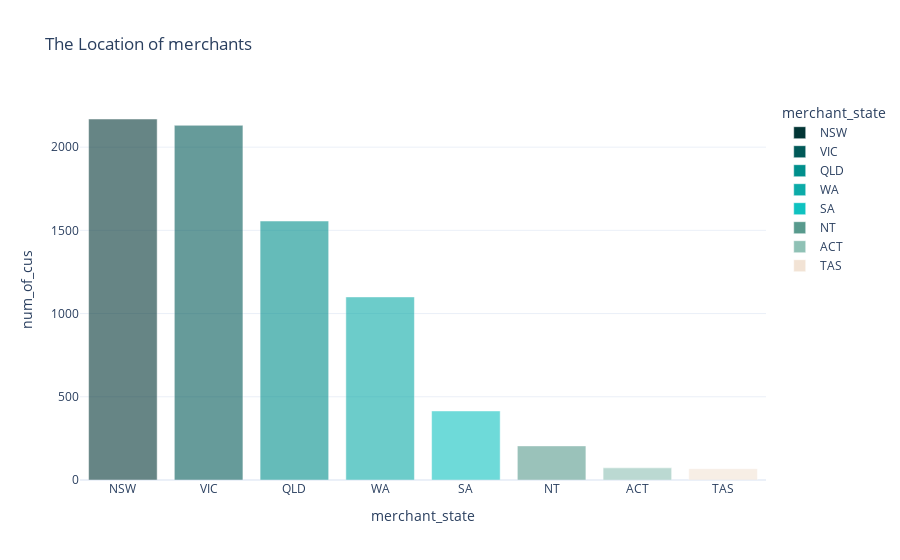

Here is the notebook cell this chart was saved with:
### Code cell
state = df_location.groupby("merchant_state").size().to_frame()
state.columns = ["num_of_cus"]
state.reset_index(inplace = True)
state.sort_values(by = "num_of_cus", ascending = False, inplace = True)

fig = px.bar(state, x = "merchant_state", y = "num_of_cus", 
             color = "merchant_state", color_discrete_sequence = ['#023535', '#015958', '#008F8C', '#0CABA8', 
                                                                  '#0FC2C0', '#589A8D', '#8FC1B5', '#F2E3D5'],
             template = 'plotly_white', opacity = 0.6,
             title = "The Location of merchants")

fig.show()

### Figure 1 — Plotly figure (JSON) as saved in the notebook; plotly's stock layout.template omitted (floating-point values rounded to 4 significant figures)
{"data": [{"alignmentgroup": "True", "hovertemplate": "merchant_state=%{x}<br>num_of_cus=%{y}<extra></extra>", "legendgroup": "NSW", "marker": {"color": "#023535", "opacity": 0.6, "pattern": {"shape": ""}}, "name": "NSW", "offsetgroup": "NSW", "orientation": "v", "showlegend": true, "textposition": "auto", "type": "bar", "x": ["NSW"], "xaxis": "x", "y": [2169], "yaxis": "y"}, {"alignmentgroup": "True", "hovertemplate": "merchant_state=%{x}<br>num_of_cus=%{y}<extra></extra>", "legendgroup": "VIC", "marker": {"color": "#015958", "opacity": 0.6, "pattern": {"shape": ""}}, "name": "VIC", "offsetgroup": "VIC", "orientation": "v", "showlegend": true, "textposition": "auto", "type": "bar", "x": ["VIC"], "xaxis": "x", "y": [2131], "yaxis": "y"}, {"alignmentgroup": "True", "hovertemplate": "merchant_state=%{x}<br>num_of_cus=%{y}<extra></extra>", "legendgroup": "QLD", "marker": {"color": "#008F8C", "opacity": 0.6, "pattern": {"shape": ""}}, "name": "QLD", "offsetgroup": "QLD", "orientation": "v", "showlegend": true, "textposition": "auto", "type": "bar", "x": ["QLD"], "xaxis": "x", "y": [1556], "yaxis": "y"}, {"alignmentgroup": "True", "hovertemplate": "merchant_state=%{x}<br>num_of_cus=%{y}<extra></extra>", "legendgroup": "WA", "marker": {"color": "#0CABA8", "opacity": 0.6, "pattern": {"shape": ""}}, "name": "WA", "offsetgroup": "WA", "orientation": "v", "showlegend": true, "textposition": "auto", "type": "bar", "x": ["WA"], "xaxis": "x", "y": [1100], "yaxis": "y"}, {"alignmentgroup": "True", "hovertemplate": "merchant_state=%{x}<br>num_of_cus=%{y}<extra></extra>", "legendgroup": "SA", "marker": {"color": "#0FC2C0", "opacity": 0.6, "pattern": {"shape": ""}}, "name": "SA", "offsetgroup": "SA", "orientation": "v", "showlegend": true, "textposition": "auto", "type": "bar", "x": ["SA"], "xaxis": "x", "y": [415], "yaxis": "y"}, {"alignmentgroup": "True", "hovertemplate": "merchant_state=%{x}<br>num_of_cus=%{y}<extra></extra>", "legendgroup": "NT", "marker": {"color": "#589A8D", "opacity": 0.6, "pattern": {"shape": ""}}, "name": "NT", "offsetgroup": "NT", "orientation": "v", "showlegend": true, "textposition": "auto", "type": "bar", "x": ["NT"], "xaxis": "x", "y": [205], "yaxis": "y"}, {"alignmentgroup": "True", "hovertemplate": "merchant_state=%{x}<br>num_of_cus=%{y}<extra></extra>", "legendgroup": "ACT", "marker": {"color": "#8FC1B5", "opacity": 0.6, "pattern": {"shape": ""}}, "name": "ACT", "offsetgroup": "ACT", "orientation": "v", "showlegend": true, "textposition": "auto", "type": "bar", "x": ["ACT"], "xaxis": "x", "y": [73], "yaxis": "y"}, {"alignmentgroup": "True", "hovertemplate": "merchant_state=%{x}<br>num_of_cus=%{y}<extra></extra>", "legendgroup": "TAS", "marker": {"color": "#F2E3D5", "opacity": 0.6, "pattern": {"shape": ""}}, "name": "TAS", "offsetgroup": "TAS", "orientation": "v", "showlegend": true, "textposition": "auto", "type": "bar", "x": ["TAS"], "xaxis": "x", "y": [68], "yaxis": "y"}], "layout": {"autosize": true, "barmode": "relative", "legend": {"title": {"text": "merchant_state"}, "tracegroupgap": 0}, "title": {"text": "The Location of merchants"}, "xaxis": {"anchor": "y", "autorange": true, "categoryarray": ["NSW", "VIC", "QLD", "WA", "SA", "NT", "ACT", "TAS"], "categoryorder": "array", "domain": [0, 1], "range": [-0.5, 7.5], "title": {"text": "merchant_state"}, "type": "category"}, "yaxis": {"anchor": "x", "autorange": true, "domain": [0, 1], "range": [0, 2283.0], "title": {"text": "num_of_cus"}, "type": "linear"}}}
